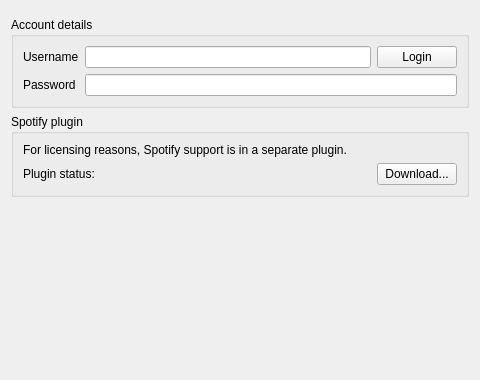
<?xml version="1.0" encoding="UTF-8"?>
<ui version="4.0">
 <class>SpotifySettingsPage</class>
 <widget class="QWidget" name="SpotifySettingsPage">
  <property name="geometry">
   <rect>
    <x>0</x>
    <y>0</y>
    <width>480</width>
    <height>380</height>
   </rect>
  </property>
  <property name="windowTitle">
   <string>Spotify</string>
  </property>
  <layout class="QVBoxLayout" name="verticalLayout_2">
   <item>
    <widget class="LoginStateWidget" name="login_state" native="true"/>
   </item>
   <item>
    <widget class="QGroupBox" name="account_group">
     <property name="title">
      <string>Account details</string>
     </property>
     <layout class="QVBoxLayout" name="verticalLayout_3">
      <item>
       <widget class="QWidget" name="login_container" native="true">
        <property name="enabled">
         <bool>true</bool>
        </property>
        <layout class="QGridLayout" name="gridLayout">
         <property name="margin">
          <number>0</number>
         </property>
         <item row="1" column="0">
          <widget class="QLabel" name="username_label">
           <property name="text">
            <string>Username</string>
           </property>
          </widget>
         </item>
         <item row="1" column="1">
          <widget class="QLineEdit" name="username"/>
         </item>
         <item row="2" column="0">
          <widget class="QLabel" name="password_label">
           <property name="text">
            <string>Password</string>
           </property>
          </widget>
         </item>
         <item row="2" column="1" colspan="2">
          <widget class="QLineEdit" name="password">
           <property name="echoMode">
            <enum>QLineEdit::Password</enum>
           </property>
          </widget>
         </item>
         <item row="1" column="2">
          <widget class="QPushButton" name="login">
           <property name="text">
            <string>Login</string>
           </property>
          </widget>
         </item>
        </layout>
       </widget>
      </item>
     </layout>
    </widget>
   </item>
   <item>
    <widget class="QGroupBox" name="groupBox_2">
     <property name="title">
      <string>Spotify plugin</string>
     </property>
     <layout class="QVBoxLayout" name="verticalLayout">
      <item>
       <widget class="QLabel" name="label">
        <property name="text">
         <string>For licensing reasons, Spotify support is in a separate plugin.</string>
        </property>
       </widget>
      </item>
      <item>
       <layout class="QHBoxLayout" name="horizontalLayout_2">
        <item>
         <widget class="QLabel" name="label_2">
          <property name="text">
           <string>Plugin status:</string>
          </property>
         </widget>
        </item>
        <item>
         <widget class="QLabel" name="blob_status"/>
        </item>
        <item>
         <spacer name="horizontalSpacer">
          <property name="orientation">
           <enum>Qt::Horizontal</enum>
          </property>
          <property name="sizeHint" stdset="0">
           <size>
            <width>40</width>
            <height>20</height>
           </size>
          </property>
         </spacer>
        </item>
        <item>
         <widget class="QPushButton" name="download_blob">
          <property name="text">
           <string>Download...</string>
          </property>
         </widget>
        </item>
       </layout>
      </item>
     </layout>
    </widget>
   </item>
   <item>
    <spacer name="verticalSpacer">
     <property name="orientation">
      <enum>Qt::Vertical</enum>
     </property>
     <property name="sizeHint" stdset="0">
      <size>
       <width>20</width>
       <height>30</height>
      </size>
     </property>
    </spacer>
   </item>
   <item>
    <layout class="QHBoxLayout" name="horizontalLayout_3">
     <item>
      <spacer name="horizontalSpacer_2">
       <property name="orientation">
        <enum>Qt::Horizontal</enum>
       </property>
       <property name="sizeHint" stdset="0">
        <size>
         <width>40</width>
         <height>20</height>
        </size>
       </property>
      </spacer>
     </item>
     <item>
      <widget class="QLabel" name="label_3">
       <property name="minimumSize">
        <size>
         <width>64</width>
         <height>64</height>
        </size>
       </property>
       <property name="maximumSize">
        <size>
         <width>64</width>
         <height>64</height>
        </size>
       </property>
       <property name="pixmap">
        <pixmap resource="../../data/data.qrc">:/spotify-core-logo-128x128.png</pixmap>
       </property>
       <property name="scaledContents">
        <bool>true</bool>
       </property>
      </widget>
     </item>
    </layout>
   </item>
  </layout>
 </widget>
 <customwidgets>
  <customwidget>
   <class>LoginStateWidget</class>
   <extends>QWidget</extends>
   <header>widgets/loginstatewidget.h</header>
   <container>1</container>
  </customwidget>
 </customwidgets>
 <resources>
  <include location="../../data/data.qrc"/>
 </resources>
 <connections/>
</ui>
